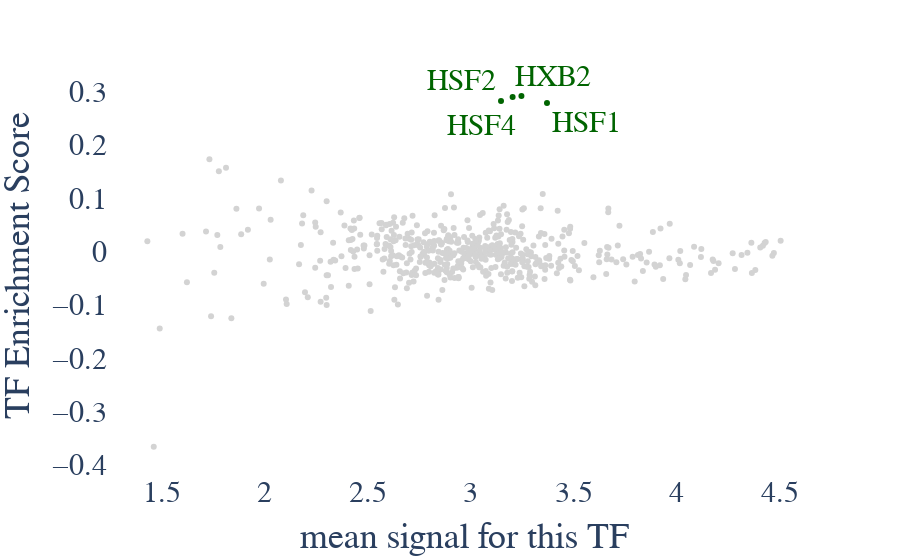

This figure's notebook cell:
### Code cell
filename = PROErichs
sample="PRO_D21_42"
labelcolor = samplecolor[sample]
ofn = PROoutdir+"PRO_D21.MA.svg"
outdf = MAplotresults_labeledpoints(filename, yshifts=[-20,-30,20,20], xshifts=[40,-40,-40,40],outfilename=ofn, labelcolor=labelcolor)

### Figure 1 — Plotly figure (JSON) as saved in the notebook; plotly's stock layout.template omitted (floating-point values rounded to 4 significant figures; data arrays with more than 128 entries replaced by an {"elided": "..."} marker saying what was removed)
{"data": [{"customdata": [["HSF1_HUMAN.H10MO.A", 1e-42, 1e-39], ["HSF4_HUMAN.H10MO.D", 1e-37, 1e-34], ["HSF2_HUMAN.H10MO.A", 1e-28, 1e-26], ["HXB2_HUMAN.H10MO.D", 1e-27, 1e-25]], "hovertemplate": "cutoff=Sig<br>x=%{x}<br>Corrected E-Score=%{y}<br>#TF=%{customdata[0]}<br>P-adj=%{customdata[1]}<br>Corrected P-adj=%{customdata[2]}<extra></extra>", "legendgroup": "Sig", "marker": {"color": "#006400", "symbol": "circle"}, "mode": "markers", "name": "Sig", "orientation": "v", "showlegend": true, "type": "scatter", "x": [3.37, 3.246, 3.147, 3.203], "xaxis": "x", "y": [0.2787, 0.2919, 0.2823, 0.29], "yaxis": "y"}, {"customdata": {"elided": "637x3 mixed values"}, "hovertemplate": "cutoff=N.S.<br>x=%{x}<br>Corrected E-Score=%{y}<br>#TF=%{customdata[0]}<br>P-adj=%{customdata[1]}<br>Corrected P-adj=%{customdata[2]}<extra></extra>", "legendgroup": "N.S.", "marker": {"color": "#D3D3D3", "symbol": "circle"}, "mode": "markers", "name": "N.S.", "orientation": "v", "showlegend": true, "type": "scatter", "x": {"elided": "637 float values"}, "xaxis": "x", "y": {"elided": "637 float values"}, "yaxis": "y"}], "layout": {"annotations": [{"font": {"color": "#006400", "family": "sans serif", "size": 30}, "showarrow": false, "text": "HSF1", "x": 3.37, "xshift": 40, "y": 0.2787, "yshift": -20}, {"font": {"color": "#006400", "family": "sans serif", "size": 30}, "showarrow": false, "text": "HSF4", "x": 3.246, "xshift": -40, "y": 0.2919, "yshift": -30}, {"font": {"color": "#006400", "family": "sans serif", "size": 30}, "showarrow": false, "text": "HSF2", "x": 3.147, "xshift": -40, "y": 0.2823, "yshift": 20}, {"font": {"color": "#006400", "family": "sans serif", "size": 30}, "showarrow": false, "text": "HXB2", "x": 3.203, "xshift": 40, "y": 0.29, "yshift": 20}], "font": {"family": "sans serif", "size": 30}, "legend": {"title": {"text": "cutoff"}, "tracegroupgap": 0}, "margin": {"t": 60}, "paper_bgcolor": "rgba(0, 0, 0, 0)", "plot_bgcolor": "rgba(0, 0, 0, 0)", "showlegend": false, "xaxis": {"anchor": "y", "domain": [0, 1], "title": {"text": "mean signal for this TF"}}, "yaxis": {"anchor": "x", "domain": [0, 1], "title": {"text": "TF Enrichment Score"}}}}
